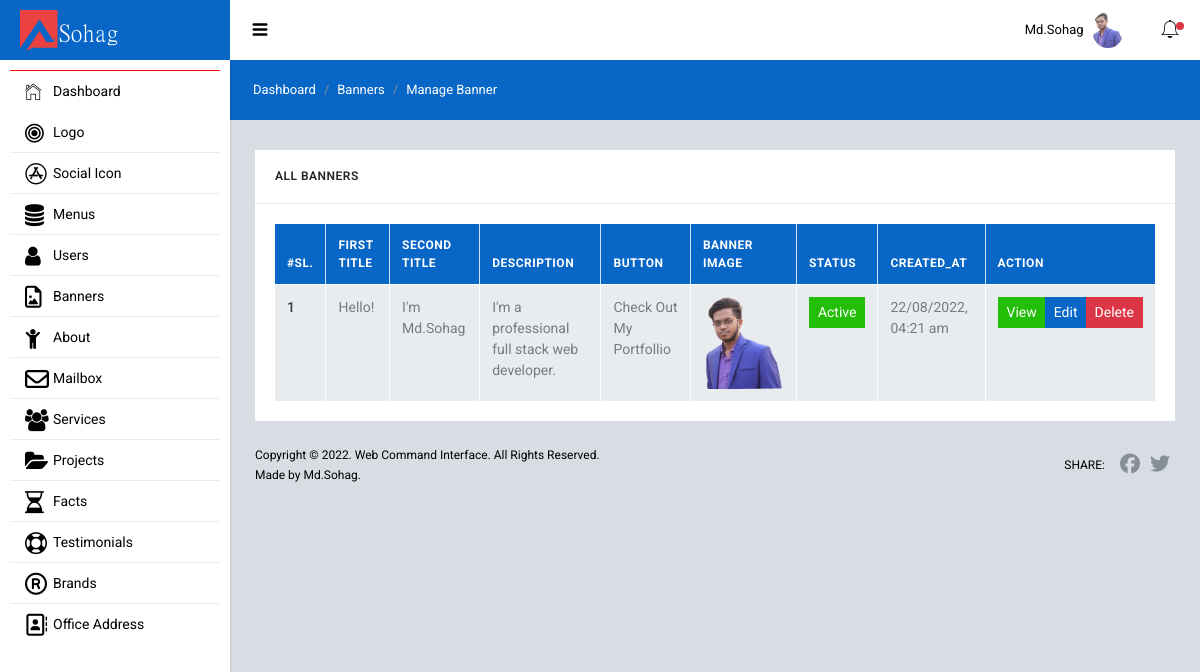
/admin/banners/banner_manage.php (signed in), run on the app's committed database.
### tables this page shows
CREATE TABLE `users` (
  `id` int(11) NOT NULL,
  `name` varchar(150) NOT NULL,
  `email` varchar(150) NOT NULL,
  `password` varchar(255) NOT NULL,
  `user_role` int(11) NOT NULL DEFAULT 4,
  `status` int(11) NOT NULL DEFAULT 0,
  `profile_image` varchar(255) DEFAULT NULL,
  `created_at` varchar(200) NOT NULL
);

CREATE TABLE `banners` (
  `id` int(11) NOT NULL,
  `first_title` varchar(100) NOT NULL,
  `title` varchar(255) NOT NULL,
  `description` text NOT NULL,
  `button` varchar(255) NOT NULL,
  `banner_img` text DEFAULT NULL,
  `status` int(11) NOT NULL DEFAULT 0,
  `created_at` varchar(255) NOT NULL
);

### admin/banners/banner_manage.php (the view, shortened to what this page needs)
<?php
    require "../backend_includes/header.php";
    $view_banner = "SELECT * FROM banners";
    $view_banner_query = mysqli_query($db, $view_banner);
    $banner_check = mysqli_num_rows($view_banner_query);
?>
    <div class="sl-mainpanel">
      <nav class="breadcrumb sl-breadcrumb">
        <a class="breadcrumb-item" href="/sohag/admin/dashboard.php">Dashboard</a>
        <a class="breadcrumb-item" href="/sohag/admin/banners/banner_manage.php">Banners</a>
        <span class="breadcrumb-item active">Manage Banner</span>
      </nav>
        <div class="sl-pagebody">
            <div class="row row-sm mg-t-5">
                <div class="col-lg-12 mg-t-20 mg-lg-t-0">
                    <div class="card">
                        <div class="card-header pd-20 bg-transparent bd-b bd-gray-200">
                            <h6 class="card-title tx-uppercase tx-12 mg-b-0">All Banners</h6>
                        </div>
                        <div class="card-body bd-color-gray-lighter rounded-bottom">
                            <div class="dashbord-content">
                                <?php if ($banner_check == 0) : ?>
                                    <div class="alert alert-warning" role="alert">
                                        <h4 class="text-center text-danger">No Data Found In Banner Table!</h4>
                                    </div>
                                <?php else : ?>
                                    <form action="users_trash_delete.php" method="POST">
                                        <div class="table-responsive">
                                            <table class="table table-hover table-bordered mg-b-0">
                                                <thead class="bg-primary">
                                                    <tr>
                                                        <th scope="col">#Sl.</th>
                                                        <th scope="col">First Title</th>
                                                        <th scope="col">Second Title</th>
                                                        <th scope="col">Description</th>
                                                        <th scope="col">Button</th>
                                                        <th scope="col">Banner Image</th>
                                                        <th scope="col">Status</th>
                                                        <th scope="col">Created_At</th>
                                                        <th scope="col">Action</th>
                                                    </tr>
                                                </thead>
                                                <tbody>
                                                    <?php foreach($view_banner_query as $banner_id => $banners) :  ?>
                                                        <tr>
                                                            <th scope="row"><?= $banner_id+1; ?></th>
                                                            <td><?= $banners['first_title']; ?></td>
                                                            <td><?= $banners['title']; ?></td>
                                                            <td><?= $banners['description']; ?></td>
                                                            <td><?= $banners['button']; ?></td>
                                                            <td>
                                                                <?php if (!empty($banners['banner_img'])) : ?>
                                                                    <img src="../uploads/banners/<?= $banners['banner_img']; ?>" width="80" alt="image">
                                                                <?php else : ?>
                                                                    No Image
                                                                <?php endif; ?>
                                                            </td>
                                                            <td>
                                                                <?php if ($banners['status'] == 1) : ?>
                                                                    <a href="banner_status.php?active_id=<?=$banners['id']; ?>" class="btn btn-success btn-sm">Active</a>
                                                                <?php elseif ($banners['status'] == 0) : ?>
                                                                    <a href="banner_status.php?inactive_id=<?=$banners['id']; ?>"  class="btn btn-secondary btn-sm">In-Active</a>
                                                                <?php endif; ?>
                                                            </td>
                                                            <td>
                                                                <?= date("d/m/Y, h:i a",strtotime($banners['created_at'])); ?>
                                                            </td>
                                                            <td>
                                                                <div class="btn-group">
                                                                    <a href="banner_view.php?id=<?= $banners['id']; ?>" target="_blank" class="btn btn-success btn-sm">View</a>
                                                                    <?php if ($login_user_info['user_role'] <= 2) : ?>
                                                                        <a href="banner_edit.php?id=<?= $banners['id']; ?>" target="_blank" class="btn btn-primary btn-sm">Edit</a>
                                                                        <button type="button" id="delete.php?delete_id=<?= $banners['id']; ?>" class="btn btn-danger btn-sm delete_banner">Delete</button>
                                                                    <?php endif; ?>
                                                                </div>
                                                            </td>
                                                        </tr>
                                                    <?php endforeach; ?>
                                                </tbody>
                                            </table>
                                        </div>
                                    </form>
                                <?php endif; ?>
                            </div>
                        </div>
                    </div>
                </div>
            </div>
        </div>
      <footer class="sl-footer">
        <div class="footer-left">
        <div class="mg-b-2">Copyright &copy; 2022. Web Command Interface. All Rights Reserved.</div>
                <div>Made by Md.Sohag.</div>
        </div>
        <div class="footer-right d-flex align-items-center">
          <span class="tx-uppercase mg-r-10">Share:</span>
          <a target="_blank" class="pd-x-5" href="https://www.facebook.com/"><i class="fa fa-facebook tx-20"></i></a>
          <a target="_blank" class="pd-x-5" href="https://twitter.com/"><i class="fa fa-twitter tx-20"></i></a>
        </div>
      </footer>
    </div>
<?php require "../backend_includes/footer.php"; ?>

### admin/backend_includes/header.php (shortened to what this page needs)
<?php
  require "db.php";
  $login_user_id    = isset($_COOKIE['login_user']) ? $_COOKIE['login_user'] : $_SESSION['login_user_id'];
  $login_user_data  = "SELECT * FROM users WHERE id=$login_user_id";
  $login_user_query = mysqli_query($db,$login_user_data);
  $login_user_info  = mysqli_fetch_assoc($login_user_query);
?>
<!DOCTYPE html>
<html lang="en">
  <head>
    <link href="/sohag/admin/backend_assets/lib/font-awesome/css/font-awesome.css" rel="stylesheet">
    <link href="/sohag/admin/backend_assets/lib/Ionicons/css/ionicons.css" rel="stylesheet">
    <link href="/sohag/admin/backend_assets/lib/perfect-scrollbar/css/perfect-scrollbar.css" rel="stylesheet">
    <link href="/sohag/admin/backend_assets/lib/rickshaw/rickshaw.min.css" rel="stylesheet">
    <link href="/sohag/admin/backend_assets/lib/medium-editor/medium-editor.css" rel="stylesheet">
    <link href="/sohag/admin/backend_assets/lib/medium-editor/default.css" rel="stylesheet">
    <link href="/sohag/admin/backend_assets/lib/summernote/summernote-bs4.css" rel="stylesheet">
    <link rel="stylesheet" href="/sohag/admin/backend_assets/css/starlight.css">
    <link rel="stylesheet" href="/sohag/admin/backend_assets/css/custom.css">
  </head>
  <body>
    <div class="sl-logo"><a href=""> <img width="100" src="../admin/uploads/logo/17.png" alt="Logo"></a></div>
    <div class="sl-sideleft">
      <div class="sl-sideleft-menu">
        <a href="/sohag/admin/dashboard.php" class="sl-menu-link active">
          <div class="sl-menu-item">
            <i class="menu-item-icon icon ion-ios-home-outline tx-22"></i>
            <span class="menu-item-label">Dashboard</span>
          </div>
        </a>
        <a href="#" class="sl-menu-link">
          <div class="sl-menu-item">
            <i class="menu-item-icon fa fa-bullseye tx-22"></i>
            <span class="menu-item-label">Logo</span>
            <i class="menu-item-arrow fa fa-angle-down"></i>
          </div>
        </a>
        <a href="#" class="sl-menu-link">
          <div class="sl-menu-item">
            <i class="menu-item-icon fa fa-app-store tx-22"></i>
            <span class="menu-item-label">Social Icon</span>
            <i class="menu-item-arrow fa fa-angle-down"></i>
          </div>
        </a>
        <a href="#" class="sl-menu-link">
          <div class="sl-menu-item">
            <i class="menu-item-icon fa fa-database tx-22"></i>
            <span class="menu-item-label">Menus</span>
            <i class="menu-item-arrow fa fa-angle-down"></i>
          </div>
        </a>
        <a href="#" class="sl-menu-link">
          <div class="sl-menu-item">
            <i class="menu-item-icon 	fa fa-user tx-22"></i>
            <span class="menu-item-label">Users</span>
            <i class="menu-item-arrow fa fa-angle-down"></i>
          </div>
        </a>
        <a href="#" class="sl-menu-link">
          <div class="sl-menu-item">
            <i class="menu-item-icon fa fa-file-picture-o tx-22"></i>
            <span class="menu-item-label">Banners</span>
            <i class="menu-item-arrow fa fa-angle-down"></i>
          </div>
        </a>
        <a href="#" class="sl-menu-link">
          <div class="sl-menu-item">
            <i class="menu-item-icon fa fa-child tx-22"></i>
            <span class="menu-item-label">About</span>
            <i class="menu-item-arrow fa fa-angle-down"></i>
          </div>
        </a>
        <?php if ($login_user_info['user_role'] <= 2) : ?>
          <a href="/sohag/admin/messages/index.php" class="sl-menu-link">
            <div class="sl-menu-item">
              <i class="menu-item-icon fa fa-envelope-o  tx-24"></i>
              <span class="menu-item-label">Mailbox</span>
            </div>
          </a>
        <?php endif; ?>
        <a href="#" class="sl-menu-link">
          <div class="sl-menu-item">
            <i class="menu-item-icon fa fa-group tx-22"></i>
            <span class="menu-item-label">Services</span>
            <i class="menu-item-arrow fa fa-angle-down"></i>
          </div>
        </a>
        <a href="#" class="sl-menu-link">
          <div class="sl-menu-item">
            <i class="menu-item-icon fa fa-folder-open tx-22"></i>
            <span class="menu-item-label">Projects</span>
            <i class="menu-item-arrow fa fa-angle-down"></i>
          </div>
        </a>
        <a href="#" class="sl-menu-link">
          <div class="sl-menu-item">
            <i class="menu-item-icon fa fa-hourglass-half tx-22"></i>
            <span class="menu-item-label">Facts</span>
            <i class="menu-item-arrow fa fa-angle-down"></i>
          </div>
        </a>
        <a href="#" class="sl-menu-link">
          <div class="sl-menu-item">
            <i class="menu-item-icon fa fa-life-bouy tx-22"></i>
            <span class="menu-item-label">Testimonials</span>
            <i class="menu-item-arrow fa fa-angle-down"></i>
          </div>
        </a>
        <a href="#" class="sl-menu-link">
          <div class="sl-menu-item">
            <i class="menu-item-icon fa fa-registered tx-22"></i>
            <span class="menu-item-label">Brands</span>
            <i class="menu-item-arrow fa fa-angle-down"></i>
          </div>
        </a>
        <a href="#" class="sl-menu-link">
          <div class="sl-menu-item">
            <i class="menu-item-icon fa fa-address-book-o tx-22"></i>
            <span class="menu-item-label">Office Address</span>
            <i class="menu-item-arrow fa fa-angle-down"></i>
          </div>
        </a>
      </div>
      <br>
    </div>
    <div class="sl-header">
      <div class="sl-header-left">
        <div class="navicon-left hidden-md-down"><a id="btnLeftMenu" href=""><i class="icon ion-navicon-round"></i></a></div>
      </div>
      <div class="sl-header-right">
        <nav class="nav">
          <div class="dropdown">
            <a href="" class="nav-link nav-link-profile" data-toggle="dropdown">
              <span class="logged-name"><span class="hidden-md-down"><?= $login_user_info['name']; ?></span></span>
              <?php if (!empty($login_user_info['profile_image'])) { ?>
                <img src="/sohag/admin/uploads/users/<?= $login_user_info['profile_image']; ?>" class="wd-32 rounded-circle" alt="">
              <?php } ?>
            </a>
          </div>
        </nav>
        <?php if ($login_user_info['user_role'] <= 2) : ?>
          <div class="navicon-right">
            <a id="btnRightMenu" href="" class="pos-relative">
              <i class="icon ion-ios-bell-outline"></i>
              <span class="square-8 bg-danger"></span>
            </a>
          </div>
        <?php endif; ?>
      </div>
    </div>

### data on the page
users: name "Md.Sohag", profile_image (picture)
banners: first_title "Hello!", title "I'm Md.Sohag", description "I'm a professional full stack web developer.", button "Check Out My Portfollio", banner_img (picture), created_at "22/08/2022, 04:21 am"
